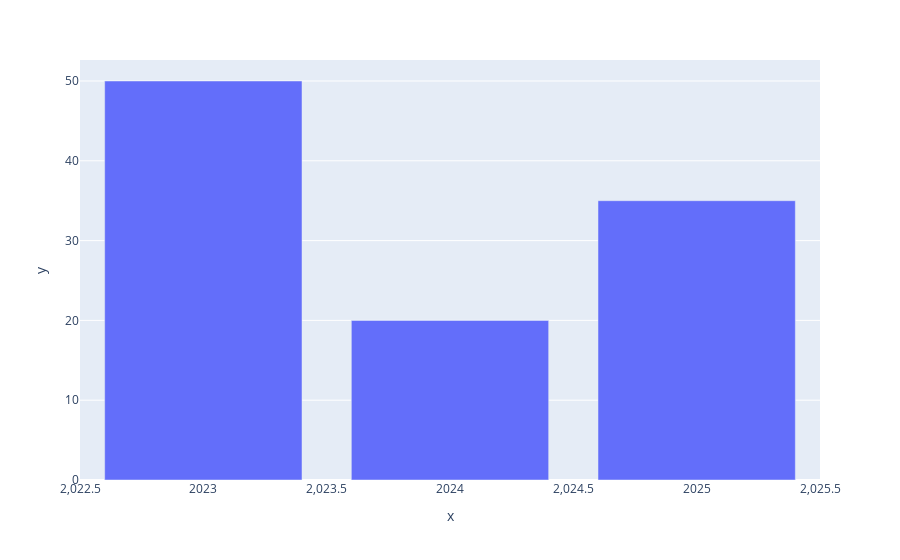

Source (notebook cell):
### Code cell
px.bar(x=[2023,2024,2025],
       y=[50,20,35])

### Figure 1 — Plotly figure (JSON) as saved in the notebook; plotly's stock layout.template omitted (floating-point values rounded to 4 significant figures)
{"data": [{"hovertemplate": "x=%{x}<br>y=%{y}<extra></extra>", "legendgroup": "", "marker": {"color": "#636efa", "pattern": {"shape": ""}}, "name": "", "orientation": "v", "showlegend": false, "textposition": "auto", "type": "bar", "x": [2023, 2024, 2025], "xaxis": "x", "y": [50, 20, 35], "yaxis": "y"}], "layout": {"barmode": "relative", "legend": {"tracegroupgap": 0}, "margin": {"t": 60}, "xaxis": {"anchor": "y", "domain": [0, 1], "title": {"text": "x"}}, "yaxis": {"anchor": "x", "domain": [0, 1], "title": {"text": "y"}}}}
